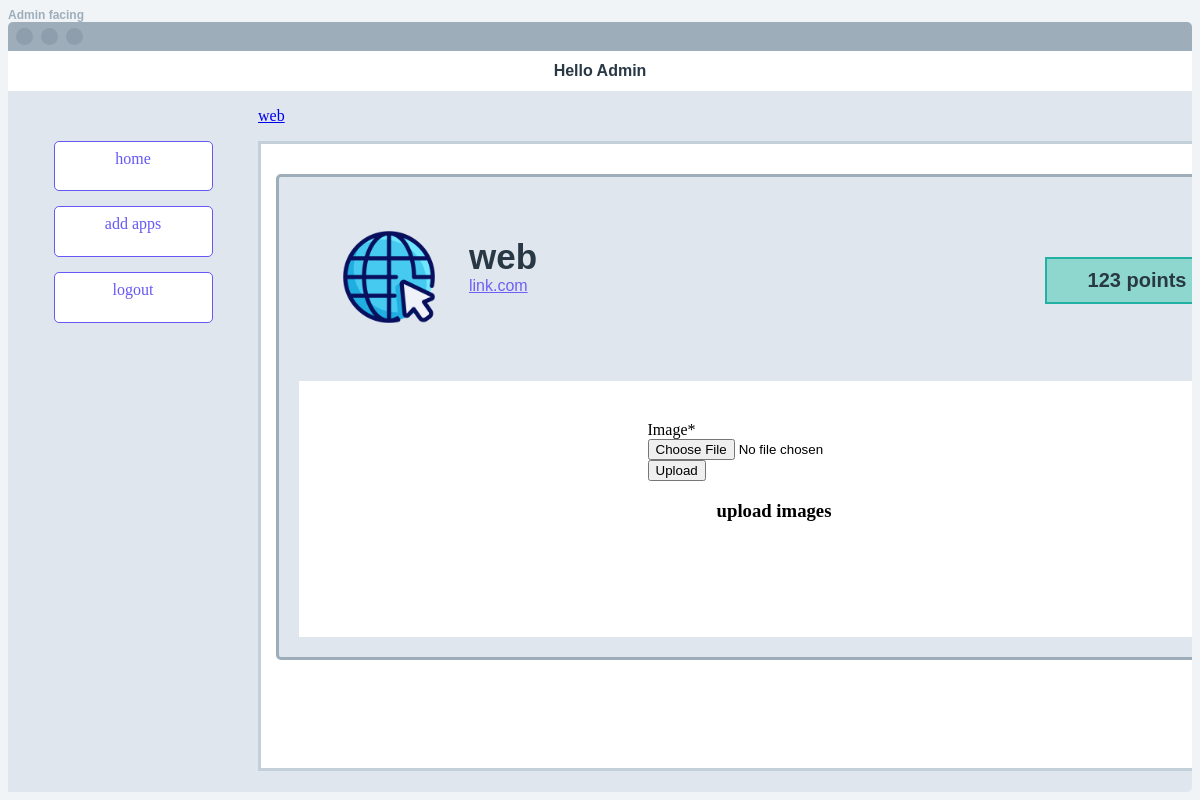
Before: /app/upload/4/ (signed in) with the older database file.
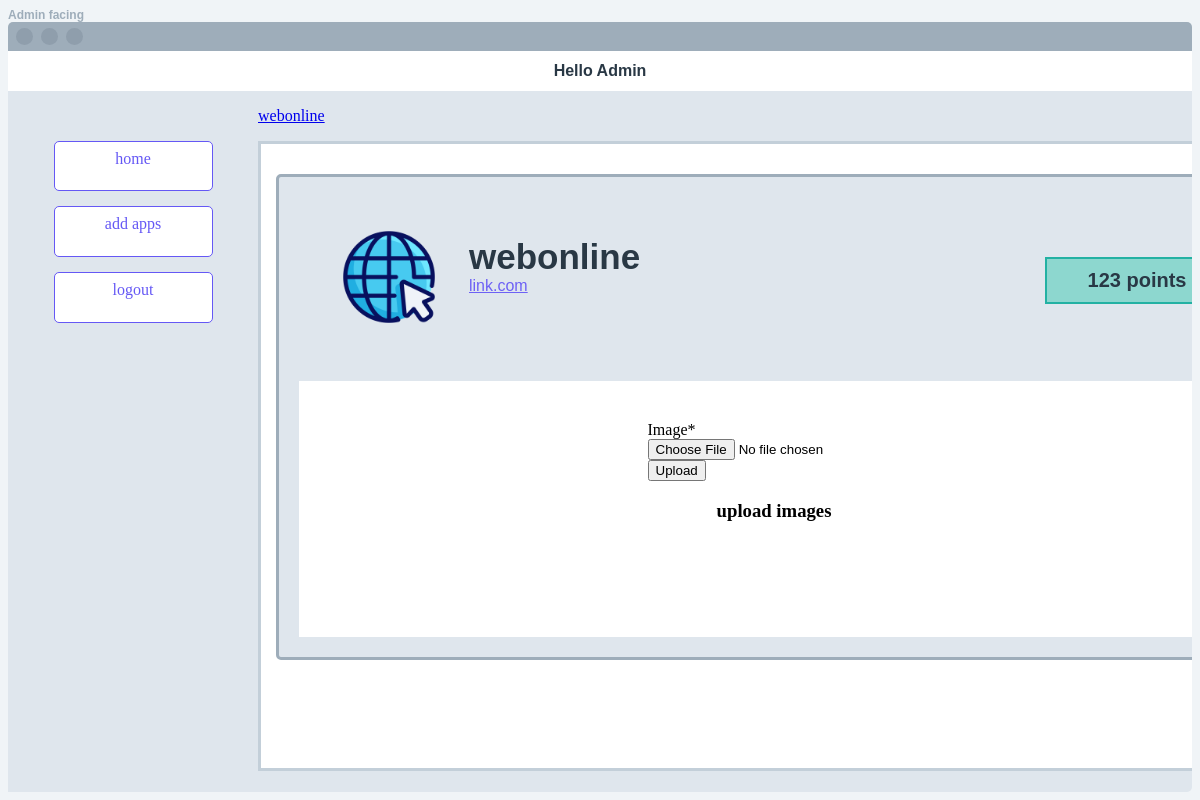
After: the same page with the newer database file.
### main/models.py (models this page shows)
class App(models.Model):
    appicon = models.ImageField(upload_to='icon/')
    appname = models.CharField(max_length=255)
    link = models.CharField(max_length=100)
    category= models.CharField(max_length=100)
    subcategory = models.CharField(max_length=100)
    points = models.IntegerField()
    created_at = models.DateTimeField(auto_now_add=True, null=True)
    def __str__(self):
        return self.appname

### main/views.py (the view)
# urls.py: path('upload/<int:id>/', views.upload_image, name='upload_image'),
def upload_image(request, id):
    if request.method == 'POST':
        form = ImageForm(request.POST, request.FILES)
        if form.is_valid():
            form.save()
            return redirect('/app')  # Redirect to a success page
    else:
        app = App.objects.get(pk=id)
        form = ImageForm()
        print(app)
    return render(request, 'main/app_post.html', {'form': form, 'app':app})

### main/forms.py
class ImageForm(forms.ModelForm):
    class Meta:
        model = UploadedImage
        fields = ('image',)

### main/templates/main/app_post.html (shortened to what this page needs)
{% extends 'main/base.html' %}
{% load static %}
{% load crispy_forms_tags %}
{% block content %}
<div class="content-above"> <a href="{% url 'app_list' %}"> {{app.appname}}</a> </div>
<div class="content-post">
<div class="containeroutpost" >
    <div class="containerpost">
        <div class="imagelist">
            <img class="listimage" style=" margin-left: 20px;" src="{{ app.appicon.url }}" alt="{{ app.appname }} Image">
        </div>
        <div class="post-container1">
            <div class="left-post-content">
                 <a class="container1-name">{{app.appname}}</a><br>
                 <a class="conatiner1-link" href="{% url 'upload_image' app.id %}">{{app.link}}</a>
            </div>
            <div class="right-post-content">
                <a class="container1-point">{{app.points}} points</a>
            </div>
        </div>
    </div>
    <div class="postform">
        <div class="post-imageinput">
            <form method="post" enctype="multipart/form-data">
                {{ form|crispy }}
                <button type="submit">Upload</button>
            </form>
        </div>
        <div class="upload-text"><h3>upload images</h3></div>
    </div>
</div>
</div>
{% endblock content%}

### main/templates/main/base.html (shortened to what this page needs)
{% load static %}
<!DOCTYPE html>
<html lang="en">
<head>
    <link rel="stylesheet" href="{% static 'main/style.css' %}">
</head>
<body>
<div class="centered-div">
{% for group in request.user.groups.all %}
{% if group.name == 'admin' %}
    <p class="admin-facing-text">Admin facing</p>
    <div class="inner-div">
        <div class="circle"></div>
        <div class="circle"></div>
        <div class="circle"></div>
    </div>
    <div class="inner-div">
        <p class="hello-admin-text">Hello Admin</p>
    </div>
    <div class="main-container">
        <div class="navbar">
            <a href="/app/" class="navbar-link active">home</a>
            <a href="{% url 'app_insert' %}" class="navbar-link active">add apps</a>
            <a href="/logout/" class="navbar-link active">logout</a>
        </div>
{% endif %}
        <div class="content-wrapper">
                {% block content %}
                {% endblock content %}
        </div>
    </div>
    </div>
{% endfor %}
</body>
</html>

Changed rows visible on the page:
changed App "link.com": appname "web" → "webonline"
